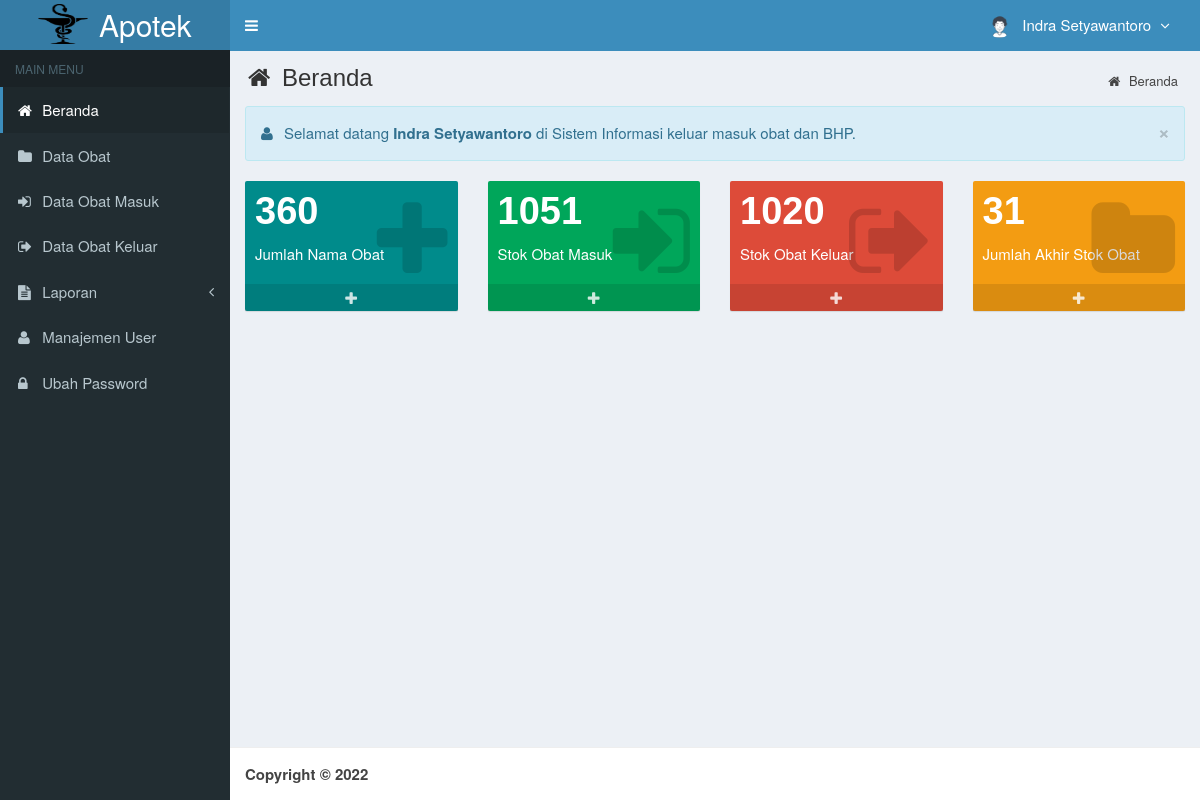
Page /main.php?module=beranda (signed in) on the committed database.
### tables this page shows
CREATE TABLE `is_users` (
  `id_user` int(3) NOT NULL,
  `username` varchar(50) NOT NULL,
  `nama_user` varchar(50) NOT NULL,
  `password` varchar(50) NOT NULL,
  `email` varchar(50) DEFAULT NULL,
  `telepon` varchar(13) DEFAULT NULL,
  `foto` varchar(100) DEFAULT NULL,
  `hak_akses` enum('Super Admin','Manajer','Gudang') NOT NULL,
  `status` enum('aktif','blokir') NOT NULL DEFAULT 'aktif',
  `created_at` timestamp NOT NULL DEFAULT CURRENT_TIMESTAMP,
  `updated_at` timestamp NOT NULL DEFAULT CURRENT_TIMESTAMP ON UPDATE CURRENT_TIMESTAMP
);

### top-menu.php (the view, shortened to what this page needs)
<?php
require_once "config/database.php";
$query = mysqli_query($mysqli, "SELECT id_user, nama_user, foto, hak_akses FROM is_users WHERE id_user='$_SESSION[id_user]'")
                                or die('Ada kesalahan pada query tampil Manajemen User: '.mysqli_error($mysqli));
$data = mysqli_fetch_assoc($query);
?>
<li class="dropdown user user-menu">
  <a href="#" class="dropdown-toggle" data-toggle="dropdown">
  <?php
  if ($data['foto']=="") { ?>
    <img src="images/user/user-default.png" class="user-image" alt="User Image"/>
  <?php
  }
  else { ?>
    <img src="images/user/<?php echo $data['foto']; ?>" class="user-image" alt="User Image"/>
  <?php
  }
  ?>
    <span class="hidden-xs"><?php echo $data['nama_user']; ?> <i style="margin-left:5px" class="fa fa-angle-down"></i></span>
  </a>
</li>

### assets/css/style.css (style rules this page uses)
body { background-color: #fff; color: #333; font-size: 15px; line-height: 1.42857; }

### rows in the picture
is_users: foto (picture), nama_user "Indra Setyawantoro"

### other values in the picture
$_SESSION['nama_user'] "Indra Setyawantoro"
$data['jumlah'] "360"
$data['jumlah'] "1051"
$data['jumlah'] "1020"
$data1['jumlah'] - $data2['jumlah'] "31"
